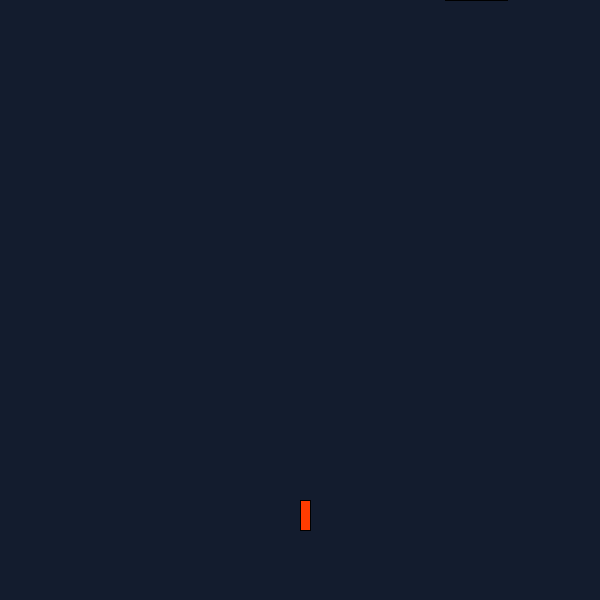
Frame 1 (no input)
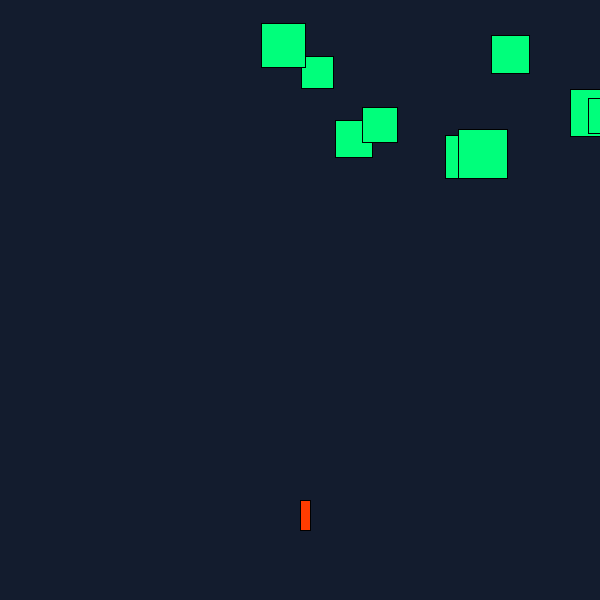
Frame 60 (the mouse pressed at the canvas centre just before this capture)
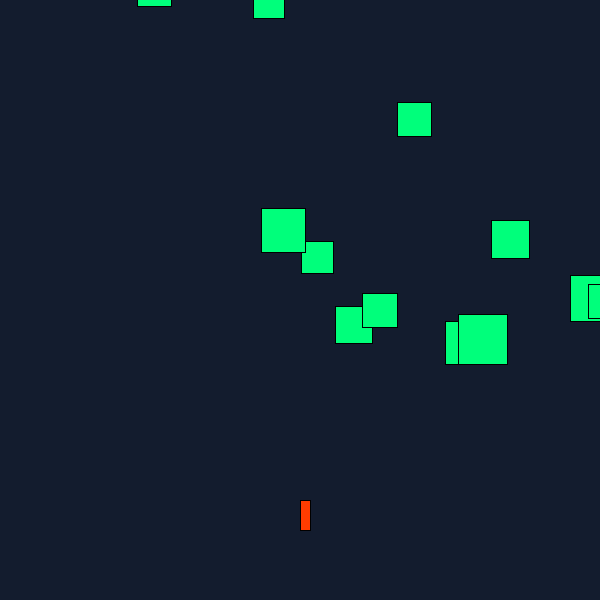
Frame 120 (the mouse held since frame 60 and released just before this capture)

The Processing sketch that drew these frames (run headless with seeded random() and noise(); from frame 60 on, the mouse is pressed at the canvas centre):

// Processing sketch: falling_blocks
// ── falling_blocks.pde
import java.util.Random;
float speed=3;
player p1;
boolean hasCollided;
float r=0;
ArrayList<block> q1;
float prob=0.07;
void setup()
{
size(600,600);
p1=new player(10,30);
q1=new ArrayList(10);
q1.add(new block());
q1.add(new block());
frameRate(60);
}
void draw()
{
  background(19, 28, 46);
    p1.show();
  p1.update();
  r=random(1);
  if(r<prob)
  {
    q1.add(new block());
  }
  
  for (block b:q1)
  {
    b.show();
    b.update();
    if(collision(p1,b))
    {q1.clear();
      delay(150);
      speed=3;
      prob=0.07;
      break;
    }
  }

  if(!q1.isEmpty() && q1.get(0).y>width)
  {
    q1.remove(0);
  }
 speed+=0.001;
 prob+=0.000001;
  println(prob);
}

// ── block_class.pde
class block
{
  float mass=0;
  float w,h,x,y;
  block()
  {
    this.w=random(30,50);
    this.h=this.w;
    this.x=map(sin(random(1)),0,1,width,0);
    this.y=-this.h;
    
  }
  void update()
  {
    this.y+=speed;
  }
   void show()
   {
     push();
     fill(0, 255, 123);
     rect(this.x,y,this.w,this.h);
     pop();
   }
  
}

// ── collisions.pde
boolean collision(player p1,block b)
    {
      return 
      p1.x>b.x-5 
      && 
      p1.x<(b.x+b.w-5) 
      && 
      p1.y>b.y-5 
      && 
      p1.y<(b.y+b.h-5);
     
    }

// ── player_class.pde
class player
{
    float x,y,w,h,speed;
    player(float x,float y,float w,float h,float s)
    {
      this.x=x;
      this.y=y;
      this.w=w;
      this.h=h;
      this.speed=s;
    }
    player(float w,float h)
    {
      this.x=width/2;
      this.y=200+height/2;
      this.w=w;
      this.h=h;
      this.speed=5;
    }
  
    player()
    {
      this.x=width/2;
      this.y=200+height/2;
      this.w=5;
      this.h=10;
      this.speed=3;
    }
    void show()
    {
      push();
      fill(255, 60, 0);
      rect(this.x,this.y,this.w,this.h);
      pop();
    }
    void update()
    {
      if(keyPressed)
      {
      if(key=='w')
      {
        this.y-=this.speed;
      }
      if(key=='s')
      {
        this.y+=this.speed;
      }
      if(key=='a')
      {
        this.x-=this.speed;
      }
      if(key=='d')
      {
        this.x+=this.speed;
      }
      }
       if(this.x>=width)
       {
         this.x=0;
       }
       if(this.x<0)
       {
         this.x=width;
       }
       if(this.y>=height)
       {
         this.y=0;
       }
       if(this.y<0)
       {
         this.y=height;
       }
    }
    
}
